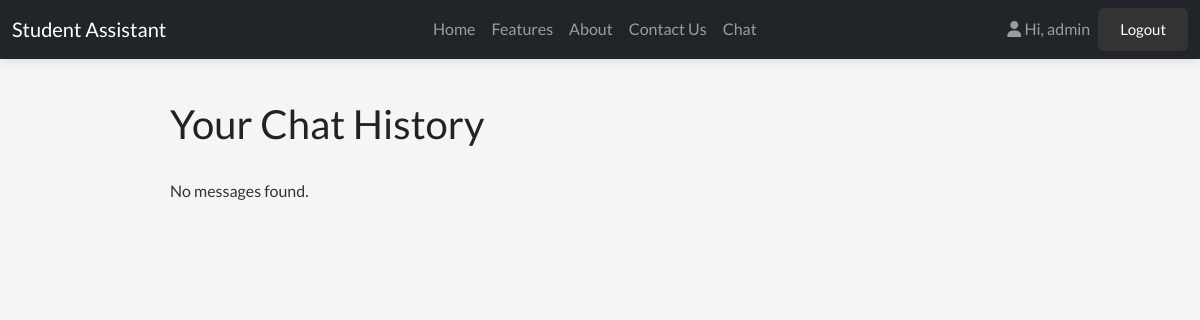
Page /history (signed in) on the earlier database version.
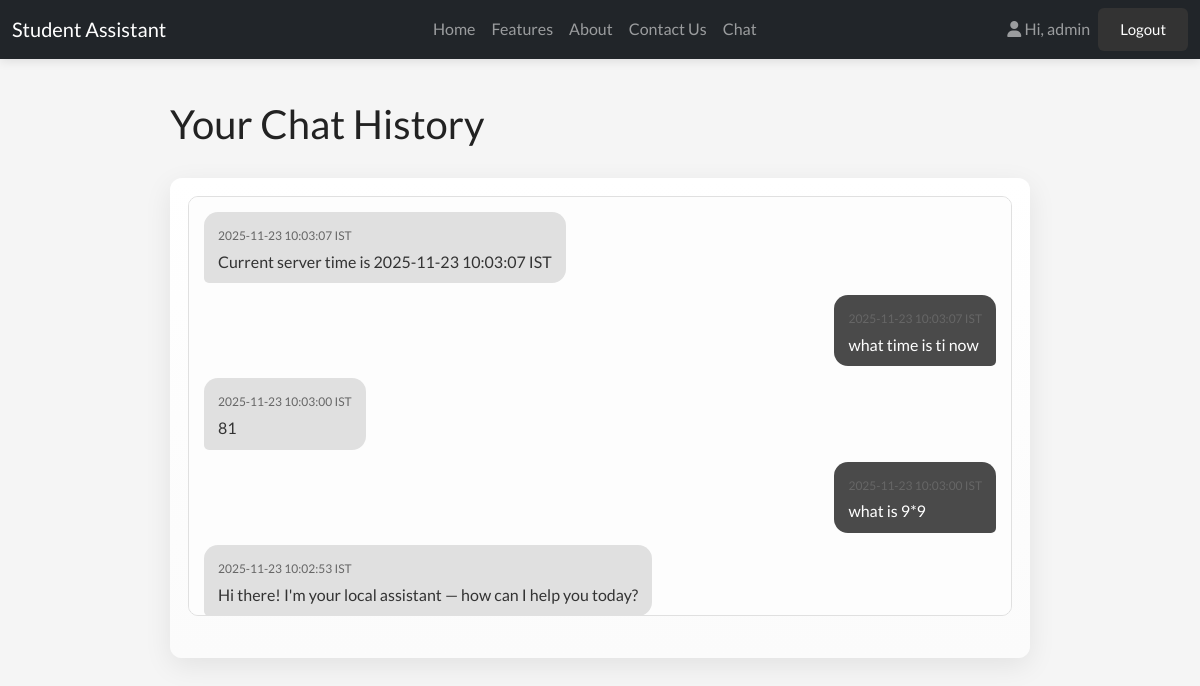
Same page on the later database version.
### tables this page shows
CREATE TABLE messages (
            id INTEGER PRIMARY KEY AUTOINCREMENT,
            user_id INTEGER,
            role TEXT NOT NULL,
            content TEXT NOT NULL,
            created_at TEXT NOT NULL,
            FOREIGN KEY(user_id) REFERENCES users(id)
        );

### student_assistant-updated/app.py (the view)
@app.route('/history')
@login_required
def history():
    user_id = session.get('user_id')
    if not user_id:
        flash('Please sign in to view your chat history.', 'error')
        return redirect('/signin')
    msgs = []
    try:
        conn = get_conn()
        c = conn.cursor()
        c.execute("SELECT role, content, created_at FROM messages WHERE user_id=? ORDER BY id DESC", (user_id,))
        rows = c.fetchall()
        msgs = []
        for r in rows:
            created = r[2]
            created_display = utc_to_ist(created) if created else ''
            msgs.append({'role': r[0], 'content': r[1], 'created_at': created_display})
        conn.close()
    except Exception as e:
        logger.error('Failed to load history for user %s: %s', user_id, e)
    return render_template('history.html', messages=msgs)

### student_assistant-updated/app.py (called while the page is built)
@app.after_request
def set_security_headers(response):
    response.headers['X-Content-Type-Options'] = 'nosniff'
    response.headers['X-Frame-Options'] = 'DENY'
    response.headers['Referrer-Policy'] = 'no-referrer-when-downgrade'
    return response

def utc_to_ist(iso_str: str) -> str:
    try:
        dt = datetime.fromisoformat(iso_str)
        if dt.tzinfo is None:
            dt = dt.replace(tzinfo=timezone.utc)
        ist = dt.astimezone(IST)
        return ist.strftime('%Y-%m-%d %H:%M:%S %Z')
    except Exception:
        return iso_str

def get_conn():
    return sqlite3.connect(DB_PATH)

def login_required(fn):
    from functools import wraps
    @wraps(fn)
    def wrapper(*args, **kwargs):
        if 'user_id' not in session:
            flash('Please sign in to access that feature.', 'error')
            return redirect('/signin')
        return fn(*args, **kwargs)
    return wrapper

### student_assistant-updated/templates/history.html (shortened to what this page needs)
{% extends "base.html" %}
{% block content %}
<main style="max-width:900px;margin:40px auto;padding:0 20px;">
  <h1>Your Chat History</h1>
  {% if messages %}
    <div class="chat-container">
      <div class="messages">
        {% for m in messages %}
          <div class="message {{ 'user' if m.role=='user' else 'bot' }}">
            <div class="message-meta">{{ m.created_at }}</div>
            <div>{{ m.content }}</div>
          </div>
        {% endfor %}
      </div>
    </div>
  {% else %}
    <p>No messages found.</p>
  {% endif %}
</main>
{% endblock %}

### student_assistant-updated/templates/base.html (shortened to what this page needs)
<!DOCTYPE html>
<html lang="en">
<head>
  <link href="https://cdn.jsdelivr.net/npm/bootstrap@5.3.3/dist/css/bootstrap.min.css" rel="stylesheet">
  <link rel="stylesheet" href="{{ url_for('static', filename='custom-bootstrap.css') }}">
  <link rel="stylesheet" href="{{ url_for('static', filename='style.css') }}">
  <link rel="stylesheet" href="https://cdnjs.cloudflare.com/ajax/libs/font-awesome/6.5.1/css/all.min.css">
</head>
<body>
<nav class="navbar navbar-expand-lg navbar-dark bg-dark fixed-top">
  <div class="container-fluid">
    <a class="navbar-brand" href="/">Student Assistant</a>
    <div class="collapse navbar-collapse" id="navbarNav">
      <ul class="navbar-nav mx-auto mb-2 mb-lg-0">
        <li class="nav-item">
          <a class="nav-link" href="/">Home</a>
        </li>
        <li class="nav-item">
          <a class="nav-link" href="/features">Features</a>
        </li>
        <li class="nav-item">
          <a class="nav-link" href="/about">About</a>
        </li>
        <li class="nav-item">
          <a class="nav-link" href="/contact">Contact Us</a>
        </li>
        <li class="nav-item">
          <a class="nav-link" href="/chat">Chat</a>
        </li>
      </ul>
      <div class="d-flex">
        {% if session.get('user') %}
          <span class="navbar-text me-2"><i class="fa-solid fa-user"></i> Hi, {{ session['user'] }}</span>
          <a href="/logout" class="btn btn-outline-light">Logout</a>
        {% else %}
          <a href="/signin" class="btn btn-outline-light">Sign in</a>
        {% endif %}
      </div>
    </div>
  </div>
</nav>
<div class="container mt-4 pb-5">
  {% block content %}{% endblock %}
</div>
</body>
</html>

### student_assistant-updated/static/style.css (style rules this page uses)
* { margin: 0; padding: 0; box-sizing: border-box; font-family: 'Lato', sans-serif; }
body { background: #f5f5f5; font-family: 'Lato', sans-serif; color: #333; line-height: 1.6; padding-top: 60px; }
.container.mt-4.pb-5 { margin-top: 0px; padding-top: 0; padding-bottom: 70px; }
h1, h2, h3, h4, h5, h6 { color: #222; margin-bottom: 0.75em; margin-top: 1em; }
.navbar-text { margin-right: 1rem; }
.fixed-top { backdrop-filter: blur(8px); background-color: rgba(33, 37, 41, 0.8); box-shadow: 0 2px 10px rgba(0,0,0,0.1); }
.btn { padding: 10px 22px; background: #333; color: #fff; border: none; border-radius: 6px; cursor: pointer; text-decoration: none; font-size: 15px; transition: all 0.2s ease; }
.chat-container { max-width: 920px; margin: 10px auto 80px; background: linear-gradient(180deg, #ffffff, #fbfbfb); border-radius: 12px; box-shadow: 0 8px 28px rgba(0, 0, 0, 0.08); padding: 18px; display: flex; flex-direction: column; min-height: 480px; }
.messages { flex-grow: 1; height: auto; overflow-y: auto; padding: 15px; display: flex; flex-direction: column; gap: 12px; border: 1px solid #e0e0e0; border-radius: 10px; background: #fdfdfd; margin-bottom: 20px; }
.message { padding: 10px 14px; border-radius: 14px; max-width: 72%; line-height: 1.4; font-size: 1rem; word-wrap: break-word; display: inline-block; }
.message.user { align-self: flex-end; background: #4a4a4a; color: #fff; border-bottom-right-radius: 5px; }
.message.bot { align-self: flex-start; background: #e0e0e0; color: #333; border-bottom-left-radius: 5px; }
.message .message-meta { font-size: 0.75rem; color: #666; margin-top: 6px; text-align: right; }
.chat-container .messages { max-height: 420px; overflow-y: auto; }
.message-meta { font-size: 0.8em; color: #666; margin-bottom: 6px; display: flex; justify-content: space-between; }

### student_assistant-updated/templates/history.html (style rules this page uses)
.message-meta { font-size: 0.8em; color: #666; margin-bottom: 6px; }

Differences in the rows shown:
added messages: created_at "2025-11-23 10:03:07 IST", content "Current server time is 2025-11-23 10:03:07 IST"
added messages: created_at "2025-11-23 10:03:07 IST", content "what time is ti now", role "user" (drawn)
added messages: created_at "2025-11-23 10:03:00 IST", content "81"
added messages: created_at "2025-11-23 10:03:00 IST", content "what is 9*9", role "user" (drawn)
added messages: created_at "2025-11-23 10:02:53 IST", content "Hi there! I'm your local assistant — how can I help you today?"
Other differences:
text no longer shown: "No messages found."
